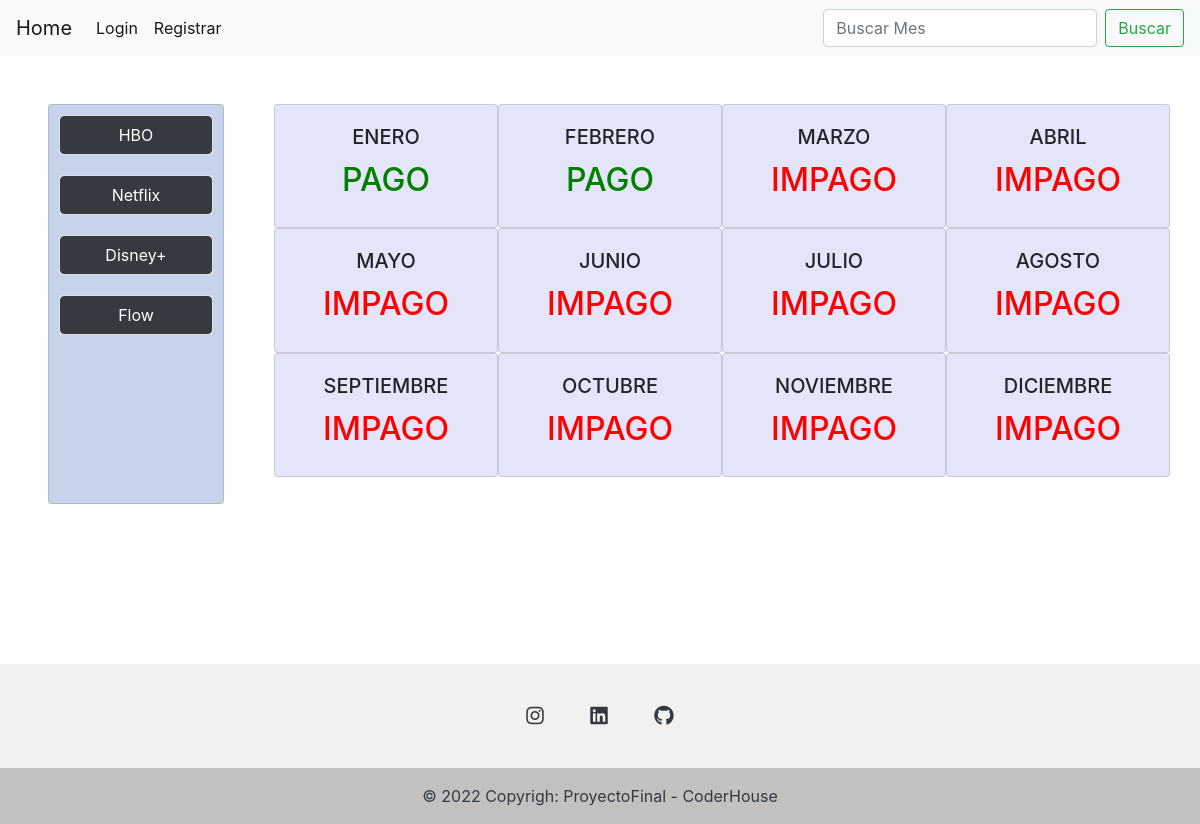
Before: /usuarios/administrador/ with the older database file.
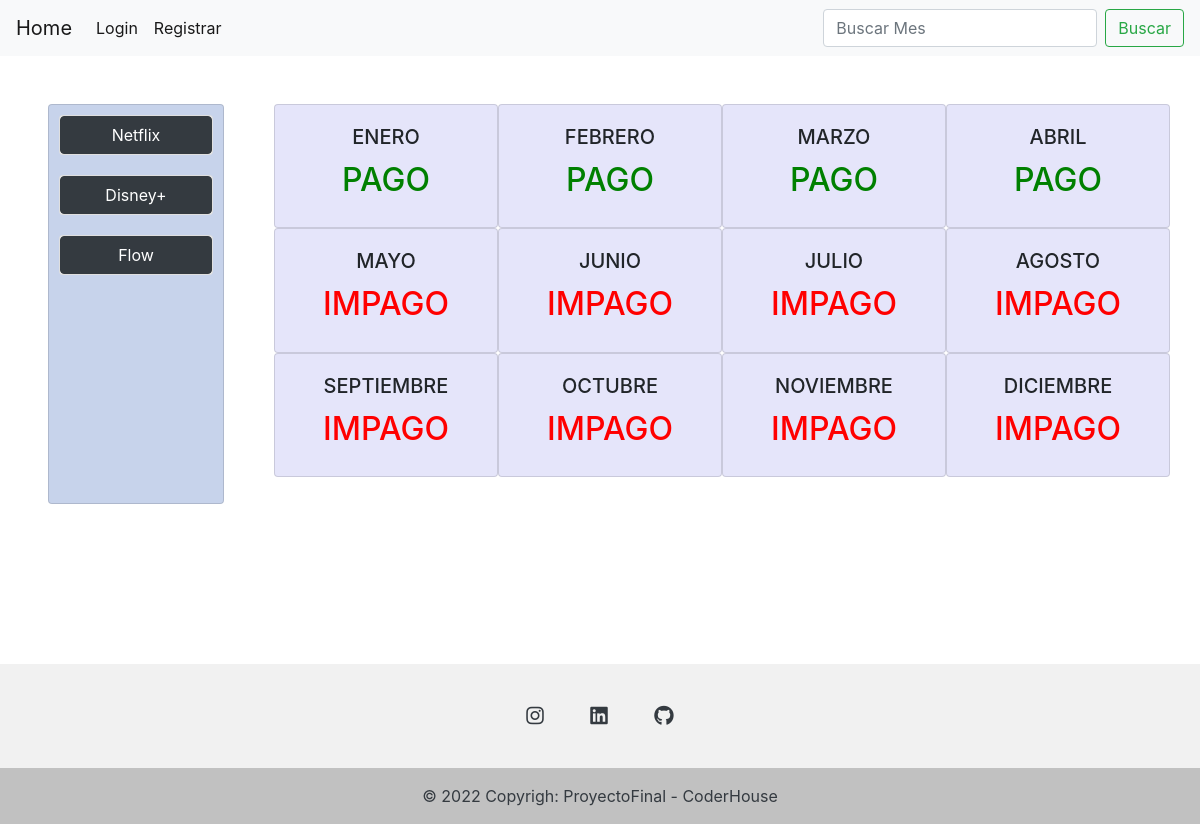
After: the same page with the newer database file.
### Servicios/models.py (models this page shows, shortened)
class Servicios(models.Model):
    servicio = models.CharField(max_length=40)
    precio = models.FloatField()
    descripcion =  models.CharField(max_length=40)
    habilitar = models.BooleanField(default=False)
    class Meta:
        verbose_name = 'Servicio'
        verbose_name_plural = 'Servicios'

class Meses(models.Model):
    nombre = models.CharField(max_length=40,null=True,blank=True)
    precio=models.FloatField()
    pagado=models.BooleanField(default=False)
    fecha= models.DateField (auto_now=False)
    class Meta:
        verbose_name = 'Mes'
        verbose_name_plural = 'Meses'

### Servicios/views.py (the view)
# urls.py: path('administrador/', lista_meses_admin, name='actualizar-mes'),
def lista_meses_admin(request):
    data=Meses.objects.all()
    data2=Servicios.objects.all()
    context={"meses": data, "servicios": data2}
    return  render(request,"administrador.html",context=context)

### templates/administrador.html (shortened to what this page needs)
{% extends "login.html" %}
{% block body %}
    <div class="container text-center m-5">
        <div class="row" style="height: 400px">
            <div class="card" style="width: 11rem;background-color:rgba(36, 85, 175, 0.253) ; ">
                {% for servicio in servicios %}
                <div class="card" style="margin: 10px;">
                    <a href="/usuarios/en-construccion" type="button"
                    class="btn btn-dark">{{servicio.servicio}}</a>
                </div>
                {% endfor %}
            </div>
            <div class="col-10">
                <div class="row">
                    <div style="margin-left: 50px;" class="row" style="height: 800px;">
                        {% for mes in meses %}
                        <div class="card" style="width: 14rem;background-color:rgba(38, 41, 209, 0.116) ; ">
                            <div class="card-body">
                                <h5 class="card-title">{{mes.nombre}}</h5>
                                {% if mes.pagado %}
                                <h2 style="color: green">PAGO</h2>
                                {% else %}
                                <h2 style="color: red">IMPAGO</h2>
                                {% endif %}
                            </div>
                        </div>
                        {% endfor %}
                    </div>
                </div>
            </div>
        </div>
    </div>
{% endblock %}

Changed rows visible on the page:
removed Servicios: servicio "HBO"
changed Meses "MARZO": pagado "IMPAGO" → "PAGO"
changed Meses "ABRIL": pagado "IMPAGO" → "PAGO"
